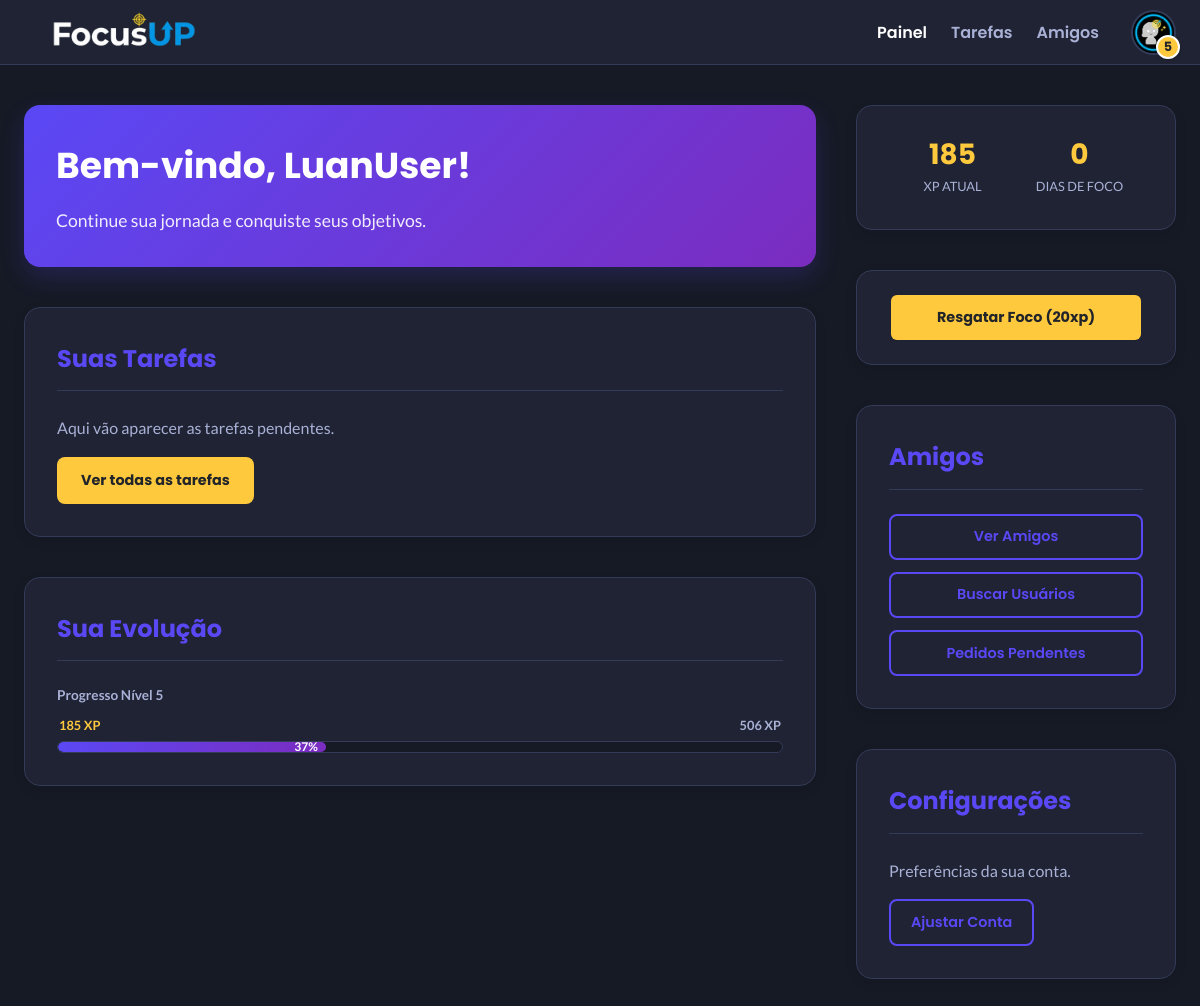
The app's page /home/ (signed in) with its own data.
### home/models/usuario.py (models this page shows, shortened)
class Usuario(AbstractBaseUser, PermissionsMixin):
    sexo_choices =[
        ('M', 'Masculino'),
        ('F', 'Feminino'),
        ('O', 'Outro'),
    ]
    email = models.EmailField(primary_key=True, unique=True, verbose_name='E-mail do usuário')
    nome = models.CharField(max_length=100, verbose_name='Nome completo do usuário')
    nome_usuario = models.CharField(max_length=50, unique=True)
    data_nascimento = models.DateField(null=True, blank=True)
    sexo = models.CharField(max_length=1, choices=sexo_choices, null=True, blank=True, verbose_name='Sexo (M/F/O)')
    foco = models.CharField(max_length=50, null=True, blank=True, verbose_name='Área de foco')
    nivel = models.IntegerField(default=1)
    xp_atual = models.IntegerField(default=0)
    xp_proximo_nivel = models.IntegerField(default=100, verbose_name='XP para o próximo nível')
    ofensiva = models.IntegerField(null=True, blank=True, verbose_name='Poder de ataque do avatar')
    avatar = models.CharField(max_length=255, null=True, blank=True)
    is_active = models.BooleanField(default=True)
    is_staff = models.BooleanField(default=False)
    is_superuser = models.BooleanField(default=False)
    dias_foco = models.IntegerField(default=0, verbose_name='Dias de Foco (Streak)')
    ultimo_resgate_foco = models.DateTimeField(null=True, blank=True, verbose_name='Último Resgate de Foco')
    slots_tarefas_pessoais_usados = models.IntegerField(default=0, verbose_name="Slots de tarefas pessoais usados hoje")
    data_reset_slots = models.DateField(default=date.today, verbose_name="Último dia que os slots foram resetados")
    tarefas_concluidas_prazo_count = models.IntegerField(default=0, verbose_name="Contador de tarefas concluídas (no prazo)")
    tarefas_concluidas_atrasadas_count = models.IntegerField(default=0, verbose_name="Contador de tarefas concluídas (atrasadas)")
    tarefas_descartadas_count = models.IntegerField(default=0, verbose_name="Contador de tarefas descartadas")
    objects = UsuarioManager()
    USERNAME_FIELD = "email"
    REQUIRED_FIELDS = ["nome", "nome_usuario"]
    XP_BASE_PARA_NIVEL_2 = 100
    XP_MULTIPLICADOR = 1.5
    LIMITE_SLOTS_PESSOAIS = 3
    HORA_CORTE_RESET = time(18, 57, 0)

### home/views/usuario_views.py (the view)
# urls.py: path('home/', usuario_views.home, name='home'),
@login_required
def home(request):
    user = request.user
    now = timezone.now()
    HORA_CORTE = time(22, 0, 0)
    if now.time() < HORA_CORTE:
        inicio_dia_foco_atual = now.replace(hour=22, minute=0, second=0, microsecond=0) - timedelta(days=1)
    else:
        inicio_dia_foco_atual = now.replace(hour=22, minute=0, second=0, microsecond=0)
    inicio_dia_foco_anterior = inicio_dia_foco_atual - timedelta(days=1)
    ultimo_resgate = user.ultimo_resgate_foco
    pode_resgatar = True
    if ultimo_resgate is not None:
        if ultimo_resgate < inicio_dia_foco_anterior:
            user.dias_foco = 0
            user.save(update_fields=['dias_foco'])
    if ultimo_resgate is not None:
        if ultimo_resgate >= inicio_dia_foco_atual:
            pode_resgatar = False
    context = {
        'pode_resgatar': pode_resgatar,
        'nivel_usuario': user.nivel,
        'xp_usuario': user.xp_atual,
        'xp_necessario': user.xp_proximo_nivel,
    }
    return render(request, 'home/home.html', context)

### home/templates/home/home.html (shortened to what this page needs)
{% extends 'home/base.html' %}
{% load static %}
{% block content %}
    <div class="painel-container">
        <main class="painel-principal">
            <section id="inicioID" class="secao destaque-gradiente">
                <h1 class="titulo_main">Bem-vindo, {{ user.nome_usuario|default:user.email }}!</h1>
                <p id="frase_motivation" class="frase_motivation">
                    Continue sua jornada e conquiste seus objetivos.
                </p>
            </section>
            <section id="tarefasID" class="secao">
                <h2>Suas Tarefas</h2>
                <p>Aqui vão aparecer as tarefas pendentes.</p>
                <a href="{% url 'home:lista_Tarefas' %}" class="botao-destaque">
                    Ver todas as tarefas
                </a>
            </section>
            <section id="evolucaoID" class="secao">
                <h2>Sua Evolução</h2>
                <div class="barra-progresso">
                    <small id="progresso-level-texto">Progresso Nível {{ user.nivel }}</small>
                    <div class="xp-valores">
                        <span id="progresso-xp-atual">{{ xp_usuario|default:0 }} XP</span>
                        <span id="progresso-xp-necessario">{{ xp_necessario|default:100 }} XP</span>
                    </div>
                    <div class="barra-fundo">
                        {% widthratio xp_usuario xp_necessario 100 as progresso_percentual %}
                        <div class="barra-preenchimento" id="progresso-barra-preenchimento" style="width: {{ progresso_percentual }}%;">
                            {{ progresso_percentual }}%
                        </div>
                    </div>
                </div>
            </section>
        </main>
        <aside class="painel-lateral">
            <div id="perfilID" class="secao bloco-usuario">
                <div class="usuario-stats">
                    <div class="stat-item">
                        <span class="stat-numero" id="xp-total-display">{{ user.xp_atual|default:0 }}</span>
                        <small class="stat-label">XP ATUAL</small>
                    </div>
                    <div class="stat-item">
                        <span class="stat-numero" id="dias-foco-display">{{ user.dias_foco }}</span>
                        <small class="stat-label">DIAS DE FOCO</small>
                    </div>
                </div>
            </div>
            <div class="stat-item-foco-botao-wrapper">
                {% if pode_resgatar %}
                    <button class="botao-resgatar-foco" id="btn-resgatar-foco">
                        Resgatar Foco (20xp)
                    </button>
                {% else %}
                    <button class="botao-resgatar-foco" id="btn-resgatar-foco" disabled>
                        Foco resgatado!
                    </button>
                {% endif %}
            </div>
            <section id="amigosID" class="secao">
                <h2>Amigos</h2>
                <a href="{% url 'home:listar_amigos' %}" class="botao-secundario" style="margin-bottom: 0.75rem; display: block; text-align: center;">Ver Amigos</a>
                <a href="{% url 'home:buscar_usuarios' %}" class="botao-secundario" style="margin-bottom: 0.75rem; display: block; text-align: center;">Buscar Usuários</a>
                <a href="{% url 'home:listar_pedidos_amizade' %}" class="botao-secundario" style="display: block; text-align: center;">Pedidos Pendentes</a>
            </section>
            <section id="configID" class="secao">
                <h2>Configurações</h2>
                <p>Preferências da sua conta.</p>
                <a href="{% url 'home:editar_perfil' %}" class="botao-secundario">Ajustar Conta</a>
            </section>
        </aside>
    </div>
{% endblock content %}

### home/templates/home/base.html (shortened to what this page needs)
{% load static %}
<!DOCTYPE html>
<html lang="pt-br">
<head>
    <link rel="stylesheet" href="{% static 'home/css/estilohome.css' %}" />
</head>
<body>
    <header class="cabecalho-principal">
        <div class="container-cabecalho">
            <a href="{% url 'home:home' %}" class="logo">
                <img src="{% static 'home/img/LogoOFC.png' %}" alt="FocusUP Logo">
            </a>
            <div class="menu-desktop-container">
                <nav class="navegacao-principal">
                    <ul>
                        <li><a href="{% url 'home:home' %}" {% if request.resolver_match.url_name == 'home' %}class="ativo"{% endif %}>Painel</a></li>
                        <li><a href="{% url 'home:lista_Tarefas' %}" {% if request.resolver_match.url_name == 'lista_Tarefas' %}class="ativo"{% endif %}>Tarefas</a></li>
                        <li><a href="{% url 'home:listar_amigos' %}" >Amigos</a></li>
                    </ul>
                </nav>
                <button class="profile-avatar perfil-foto-container" id="profile-dropdown-trigger" aria-label="Abrir menu do perfil" aria-expanded="false" tabindex="0">
                    <img src="{% static 'home/img/ue.png' %}" alt="Avatar do Usuário" class="perfil-foto">
                    <span class="level-badge level-badge-display">
                        {{ user.nivel|default:1 }}
                    </span>
                </button>
            </div>
        </div>
    </header>
    {% block content %}
    {% endblock %}
</body>
</html>

### records on screen
Usuario: nivel "5", nome_usuario "LuanUser", xp_atual "185", dias_foco "0"

### other values on screen
{{ xp_usuario|default:0 }} "185"
{{ xp_necessario|default:100 }} "506"
{{ progresso_percentual }} "37"
